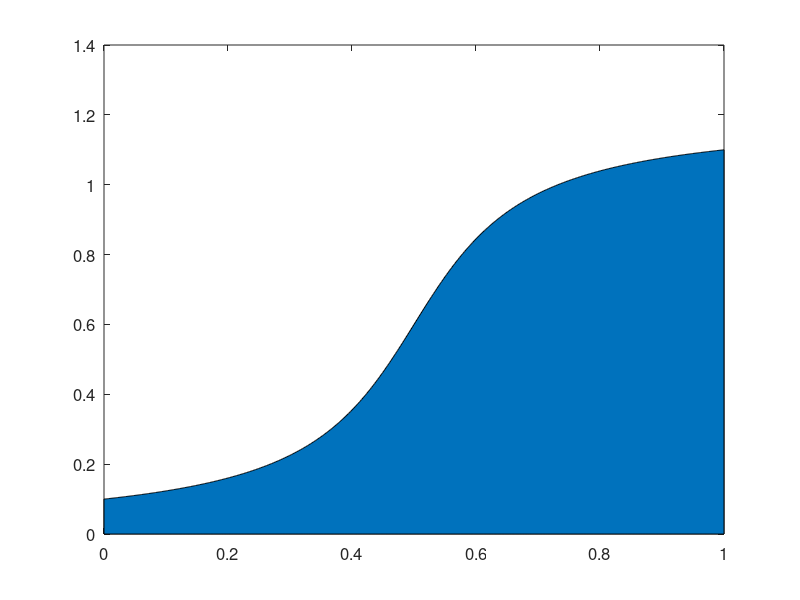

Write MATLAB code to recreate this figure. (Note: this script raises an error after producing the figure.)
% preliminary calls
close all
set(0,'defaultaxesfontsize',12);
set(0,'defaulttextfontsize',12);

% parameters
ep = .1;
al = 2*tan(5*pi/12);
n = 1.e3;

% message function
q = linspace(-ep,1+ep,n);
qm = linspace(0,1,n);
M = @(t) 1.2*(atan(al*(t-.5))+pi/2)./pi-.1;
L = @(t) fzero(@(s) t-M(s),t);
m = M(q); mm = M(qm);
mu = m+ep; mum = mm+ep;
md = m-ep; mdm = mm-ep;

% grid
%A1 = area(qm,min([mum;ones(size(mum))],[],1)); hold on;
A1 = area(qm,mum); hold on;
A1(1).FaceColor = .8*ones(1,3);
A1(1).LineStyle = 'none';
A2 = area(qm,mdm,-ep); hold on;
A2(1).FaceColor = 'w';
A2(1).LineStyle = 'none';

plot(q,zeros(size(q)),'-k'); hold on;
plot(q,ones(size(q)),'-k'); hold on;
plot(zeros(size(q)),linspace(-2*ep,1+2*ep,n),'-k'); hold on;
plot(ones(size(q)),linspace(-2*ep,1+2*ep,n),'-k'); hold on;
plot(q,(1+ep)*ones(size(q)),'-','color',.6*ones(1,3)); hold on;
plot(q,-ep*ones(size(q)),'-','color',.6*ones(1,3)); hold on;
plot(q,(1-ep)*ones(size(q)),'-','color',.6*ones(1,3)); hold on;
plot(q,ep*ones(size(q)),'-','color',.6*ones(1,3)); hold on;
qu = L(.8+ep); ql = L(.8-ep); q0 = q(q<qu); n0 = length(q0);
plot(q0,.8*ones(1,n0),'--k','linewidth',.5); hold on;
plot(qu*ones(1,n0),linspace(-2*ep,.8,n0),'--k'); hold on;
plot(ql*ones(1,n0),linspace(-2*ep,.8,n0),'--k'); hold on;

plot(q,m,'-k','linewidth',2); hold on;
plot(q,mu,'-k'); hold on;
plot(q,md,'-k'); hold on;

axis([-ep,1+ep,-2*ep,1+2*ep]);
xlabel('$q$','interpreter','latex');
ylabel('$\tilde{m}$','interpreter','latex');
set(gca,'ticklabelinterpreter','latex',...
    'xtick',[0,ql,qu,1],'xticklabels',{'$0$','$\underline{q}(\tilde{m}_{0})$','$\overline{q}(\tilde{m}_{0})$','$1$'},...
    'ytick',[-ep,0,ep,.8,1-ep,1,1+ep],'yticklabels',{'$-\bar{\epsilon}$','$0$','$\bar{\epsilon}$','$\tilde{m}_{0}$','$1-\bar{\epsilon}$','$1$','$1+\bar{\epsilon}$'});
axis square; 